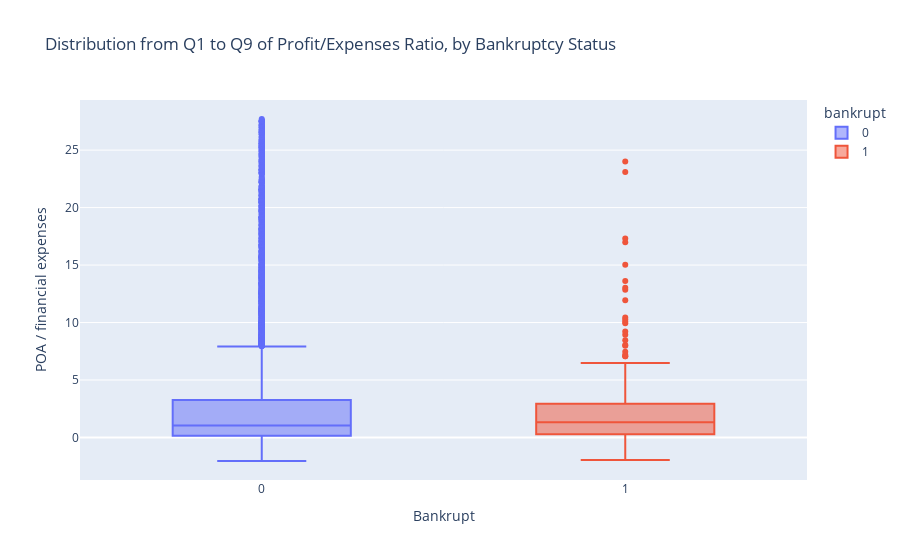

Notebook code for this chart:
### Markdown cell above
There are so many outliers. Since this historgram is showing a big skewness for this feature.

Let create again the boxplot but this time only using the data from 0.1 to 0.9 quantiles

### Code cell
q1, q9 = bankrupt_df['feat_27'].quantile([0.1,0.9])
mask = bankrupt_df['feat_27'].between(q1,q9)

fig = px.box(data_frame=bankrupt_df[mask],
             x='bankrupt',
             y='feat_27',
             height=500,
             color='bankrupt',
             title="Distribution from Q1 to Q9 of Profit/Expenses Ratio, by Bankruptcy Status")
fig.update_layout(xaxis_title= 'Bankrupt',yaxis_title= "POA / financial expenses")
fig.show()

### Figure 1 — Plotly figure (JSON) as saved in the notebook; plotly's stock layout.template omitted (floating-point values rounded to 4 significant figures; data arrays with more than 128 entries replaced by an {"elided": "..."} marker saying what was removed)
{"data": [{"alignmentgroup": "True", "hovertemplate": "bankrupt=%{x}<br>feat_27=%{y}<extra></extra>", "legendgroup": "0", "marker": {"color": "#636efa"}, "name": "0", "notched": false, "offsetgroup": "0", "orientation": "v", "showlegend": true, "type": "box", "x": {"elided": "7628 int values"}, "x0": " ", "xaxis": "x", "y": {"elided": "7628 float values"}, "y0": " ", "yaxis": "y"}, {"alignmentgroup": "True", "hovertemplate": "bankrupt=%{x}<br>feat_27=%{y}<extra></extra>", "legendgroup": "1", "marker": {"color": "#EF553B"}, "name": "1", "notched": false, "offsetgroup": "1", "orientation": "v", "showlegend": true, "type": "box", "x": {"elided": "202 int values"}, "x0": " ", "xaxis": "x", "y": {"elided": "202 float values"}, "y0": " ", "yaxis": "y"}], "layout": {"autosize": true, "boxmode": "overlay", "legend": {"title": {"text": "bankrupt"}, "tracegroupgap": 0}, "title": {"text": "Distribution from Q1 to Q9 of Profit/Expenses Ratio, by Bankruptcy Status"}, "xaxis": {"anchor": "y", "autorange": true, "categoryarray": [0, 1], "categoryorder": "array", "domain": [0, 1], "range": [-0.5, 1.5], "title": {"text": "Bankrupt"}, "type": "linear"}, "yaxis": {"anchor": "x", "autorange": true, "domain": [0, 1], "range": [-3.699, 29.36], "title": {"text": "POA / financial expenses"}, "type": "linear"}}}
